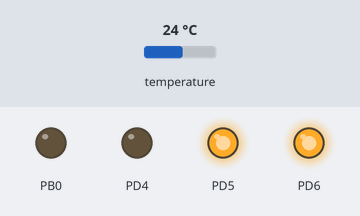
The program below on a simulated ATmega328P, built with avr-gcc and emulated at 20 MHz. Shown: output pins drawn as LEDs (lit = HIGH). Wiring (inferred from the signals the program sends): 4×3 keypad with keys 1 2 3 4 5 6 7 8 9 * 0 #: rows PC0, PC1, PC2, PC3; columns PD7, PD3, PB1. Wiring (inferred from the names in the program): LM75 temperature sensor at I2C address 0x4F. Inputs (shaded band) come from the test bench; at power-on: temperature 24 °C. Pins used as bus, display or sensor lines are not drawn.

Above: at 0.1 s.
Timing chart, 0 to 1.6 s (numbered marks = the images above):
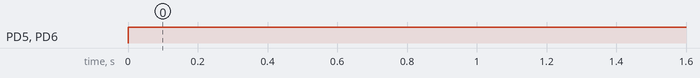

Measured:
- by itself, PD5, PD6: LOW → HIGH at 0.00 s

The program:

main.c
```c
/*
 * test_boart_1.c
 *
 * Created: 5. 2. 2015 22:22:15
 *  Author: Stefan
 */

#define F_CPU 20000000UL

#include <avr/io.h>
#include <util/delay.h>
#include <stdlib.h>
#include <stdio.h>


#include "lcd.h"
#include "outputs.h"
#include "temperature.h"
#include "timer.h"
#include "keypad.h"


char fix_to_decimal(
    char in
)
{
    char out = 0;
    char cur = 5;
    for(; in != 0; in <<= 1)
    {
        out *= 10;
        if(0x80 & in)
        {
            out += cur;
        }
        cur *= 5;
    }

    return out;
}

int main(void)
{
    int temp, t_max, t_min;
    unsigned int i;
    unsigned char j;
	char key;

    t_max = 0x8000;
    t_min = 0x7FFF;

    timer_init();
    outputs_init();
    lcd_init();
    temperature_init();
    keypad_init();

    temperature_update();

    outputs_set(OUTPUT_BL, 255);
	while (1)
	{
		key = keypad_get();

		if ('\0' != key)
		{
    		lcd_set_pos(0, 0);
			printf("%c", key);
		}
    	lcd_draw_buffer();
        _delay_ms(100);
	}


    //lcd_set_pos(0, 0);
    lcd_bold(1);
    printf(" Temp Meter");

    lcd_draw_buffer();

    for(i = 0; i < 256; i++)
    {
        outputs_set(OUTPUT_LED, 255-i);
        outputs_set(OUTPUT_BL, i);
        _delay_ms(5);
    }

    i = 0;

    /*while(1)
    {
        long_time_t t;
        lcd_set_pos(0, 1);
        lcd_bold(0);

        timer_get_long(&t);

        printf("%lu", (unsigned long)t);
    }*/

    while(1)
    {
        temperature_update();
        temp = temperature_get();

        lcd_set_pos(0, 1);
        lcd_bold(0);

        printf("Temp: %i.%i" "\xf8" "C ",  temp >> 2, fix_to_decimal((temp & 0x0003) << 6));


        if(temp > t_max)
        {
            t_max = temp;
        }

        if(temp < t_min)
        {
            t_min = temp;
        }

        if(1 == i)
        {
            t_max = 140 - t_max;
            t_min = 140 - t_min;

            for(i = 1; i < 84; i ++)
            {
                for (j = 16; j < 48; j ++)
                {
                    lcd_set_point(i-1, j,
                        lcd_get_point(i,j));
                }
            }

            for(j = 16; j < 48; j++)
            {
                lcd_set_point(83, j, (j >= t_max) && (j <= t_min));
            }


            i = 0;
            t_max = 0x8000;
            t_min = 0x7FFF;
        }

        lcd_draw_buffer();
        i ++;
        _delay_ms(500);
    }
}
```

alarm.c
```c
/**
 * \file    alarm.c
 * \author  Stefan Misik
 * \brief   Alarms implementation
 *
 */

#include <stddef.h>
#include "alarm.h"


/**
 * \brief Pointer to first alarm structure
 */
static volatile alarm_t * alarm_first = NULL;


/******************************************************************************/
void alarm_execute(
    alarm_time_t now
)
{
    static alarm_callback_t callback;
    static volatile alarm_t * alarm, * parent;

    parent = (volatile alarm_t *)&alarm_first;
    alarm = alarm_first;

    while (NULL != alarm)
    {
        /* If alarm should be alarmed */
        if(now == alarm->alarm_time)
        {
            /* Get the callback */
            callback = alarm->alarm_callback;
            /* Remove alarm from the queue */
            parent->next_alarm = alarm->next_alarm;
            /* Call the callback */
            callback();
        }
        else
        {
            break;
        }

        /* Move to next alarm */
        parent = alarm;
        alarm = alarm->next_alarm;
    }
}
```

alarm.h
```c
/**
 * \file    alarm.h
 * \author  Stefan Misik
 * \brief   Alarms implementation
 *
 */

#ifndef ALARM_H_
#define ALARM_H_


/**
 * \brief Time type for alarms subsystem
 */
typedef unsigned int alarm_time_t;

/**
 * \brief Alarm callback function
 */
typedef void (*alarm_callback_t)(void);

/**
 * \brief Structure holding information about alarms
 */
typedef struct timer_alarm
{
    struct timer_alarm * next_alarm;     /** < Nex alarm in linked list */
    alarm_callback_t     alarm_callback; /** < Callback function pointer */
    alarm_time_t         alarm_time;     /** < Alarm time */
} alarm_t;


/**
 * \brief Check alarm queue for activated alarms
 *
 * \param[in] now   Current time value
 *
 * \attention This function should be called in timer interrupt routine
 */
void alarm_execute(
    alarm_time_t now
);


#endif /* ALARM_H_ */
```

common.h
```c
/**
 * \file    common.h
 * \author  Stefan Misik
 * \brief   Common definitions
 *
 */


#ifndef COMMON_H_
#define COMMON_H_

#define F_CPU 20000000UL

/* Make sure a MCU is selected, mostly due to code analyzer in NetBeans */
#ifndef __AVR_ATmega328P__
    #define __AVR_ATmega328P__
#endif

#include <avr/io.h>


#endif /* COMMON_H_ */
```

outputs.c
```c
/**
 * \file    outputs.h
 * \author  Stefan Misik
 * \brief   Driver for the outputs
 *
 */

#include "outputs.h"
#include "common.h"


/******************************************************************************/
void outputs_init(
    void
)
{
    unsigned char i;
    unsigned char tmp;

    /* Set output direction on pins */
    DDRD |= ((1 << DDD3) | (1 << DDD5) | (1 << DDD6));
    DDRB |= (1 << DDB0);

    /* Disable timer 0 interrupts */
    TIMSK0 &= ~((1 << OCIE0B) | (1 << OCIE0A) | (1 << TOIE0));

    /* LED = OC0A, BL = OC0B */
    /* Configure OC0A to non-inverting mode, OC0B to inverting mode */
    tmp = TCCR0A;
    tmp |= ((1 << COM0A1) | (1 << COM0B1) | (1 << COM0B0));
    tmp &= ~((1 << COM0A0));
    /* Configure mode 3 = Fast PWM */
    tmp |= ((1 << WGM01) | (1 << WGM00));
    TCCR0A = tmp;
    tmp = TCCR0B;
    tmp &= ~((1 << FOC0A) | (1 << FOC0B) | (1 << WGM02));
    /* Select clock source */
    tmp &= ~((1 << CS02) | (1 << CS01) | (1 << CS00));
    tmp |= ((1 << CS02) | (0 << CS01) | (0 << CS00)); /* clkio / 256 */
    TCCR0B = tmp;

    /* Turn off all outputs */
    for(i = OUTPUT_LED; i <= OUTPUT_2; i ++)
    {
        outputs_set(i, 0);
    }
}

/******************************************************************************/
void outputs_set(
    outputs_e out,
    unsigned char value
)
{
    switch(out)
    {
        case OUTPUT_LED:
        OCR0A = (255 - value);
        break;

        case OUTPUT_BL:
        OCR0B = (255 - value);
        break;

        case OUTPUT_1:
        value ? (PORTB |= (1 << PORTB0)) : (PORTB &= ~(1 << PORTB0));
        break;

        case OUTPUT_2:
        value ? (PORTD |= (1 << PORTD3)) : (PORTD &= ~(1 << PORTD3));
        break;
    }
}

/******************************************************************************/
unsigned char outputs_get(
    outputs_e out
)
{
    char ret = 0;
    switch(out)
    {
        case OUTPUT_LED:
        ret = (255 - OCR0A);
        break;

        case OUTPUT_BL:
        ret = (255 - OCR0B);
        break;

        case OUTPUT_1:
        ret = ((PORTB >> PORTB0) & 0x01);
        break;

        case OUTPUT_2:
        ret = ((PORTD >> PORTD3) & 0x01);
        break;
    }

    return ret;
}
```

outputs.h
```c
/**
 * \file    outputs.h
 * \author  Stefan Misik
 * \brief   Driver for the outputs
 *
 */

#ifndef OUTPUTS_H_
#define OUTPUTS_H_

/**
 * \brief Outputs selector
 */
typedef enum
{
    OUTPUT_LED = 0,    /** < LED, value range : 0 - 255 */
    OUTPUT_BL,        /** < LCD backlight, value range : 0 - 255 */
    OUTPUT_1,        /** < Output No. 1, value range : 0 or 1 */
    OUTPUT_2        /** < Output No. 2, value range : 0 or 1 */
} outputs_e;

/**
 * \brief Driver initializer
 */
void outputs_init(
    void
);

/**
 * \brief Set a new value to selected output
 *
 * \param[in] out    Selected output
 * \param[in] value    New value of a output
 */
void outputs_set(
    outputs_e out,
    unsigned char value
);

/**
 * \brief Get the current value from selected output
 *
 * \param[in] out Selected output
 *
 * \return Current value of the selected output
 */
unsigned char outputs_get(
    outputs_e out
);


#endif /* OUTPUTS_H_ */
```

temperature.c
```c
/**
 * \file    temperature.c
 * \author  Stefan Misik
 * \brief   Driver for the IIC temperature sensor
 *
 */


#include <avr/io.h>
#include <util/twi.h>
#include <avr/interrupt.h>

#include "temperature.h"


/**
 * \brief Address of the LM75 chip
 */
#define TEMPERATURE_LM75_ADDR    0x9E

/**
 * \brief Current temperature value
 */
static volatile int temperature = 0;

/**
 * \brief Temperature measurement status
 */
static enum
{
    TEMPERATURE_IDLE = 0,    /** < Temperature measurement idle */
    TEMPERATURE_START,        /** < Start condition transmitted */
    TEMPERATURE_ADDRESS,    /** < Address transmitted */
    TEMPERATURE_READ_1,        /** < First byte received */
    TEMPERATURE_READ_2        /** < Second byte received */
} temperature_stat = TEMPERATURE_IDLE;


/******************************************************************************/
void temperature_init(
    void
)
{
    /* Set SCA and SDA as input */
    DDRC &= ~((1 << DDC4) | (1 << DDC5));

    /* Disable internal pull-ups */
    PORTC &= ~((1 << PORTC4) | (1 << PORTC5));

    /* Set bitrate */
    /* TWPS1:0 = 00 (/1), TWBR7:0 = 17 => 20Mhz / (16 + 2 * 17 * 1) = 400 Khz */
    TWBR = 17;
    TWSR &= ~((1 << TWPS1) | (1 << TWPS0));

    /* Enable TWI interrupts */
    TWCR |= ((1 << TWIE));
    asm volatile("SEI \n\t");

    /* Enable TWI */
    TWCR |= ((1 << TWEN));
}

/******************************************************************************/
int temperature_get(
    void
)
{
    int ret;
    unsigned char tmp;

    /* Disable interrupts */
    tmp = SREG;
    asm volatile("CLI \n\t");

    /* Get the current temperature */
    ret = temperature;

    /* Potentially re-enable interrupts */
    SREG = tmp;

    return ret;
}

/******************************************************************************/
char temperature_update(
    void
)
{
    char busy = temperature_busy();

    /* Check if measurement is not in process */
    if(0 == busy)
    {
        /* Wait for stop condition to be executed */
        while ((TWCR & (1 << TWSTO)))
        {
        }

        /* Change measurement status */
        temperature_stat = TEMPERATURE_START;

        /* Transmit start */
        TWCR |= ((1 << TWINT) | (1 << TWSTA));
    }

    return busy;
}

/******************************************************************************/
char temperature_busy(
    void
)
{
    return TEMPERATURE_IDLE == temperature_stat ? 0 : 1;
}

/******************************************************************************/
ISR(TWI_vect)
{
    unsigned char status;
    static int tmp_temp;
    unsigned char tmp;

    /* Get status */
    status = TW_STATUS;

    switch(temperature_stat)
    {
        /* Start condition should have been generated */
        case TEMPERATURE_START:
            if(TW_START != status && TW_REP_START != status)
            {
                temperature_stat = TEMPERATURE_IDLE;
            }
            else
            {
                /* Change status */
                temperature_stat = TEMPERATURE_ADDRESS;
                /* Write address */
                TWDR = TEMPERATURE_LM75_ADDR | TW_READ;
                tmp = TWCR;
                tmp |= ((1 << TWINT));
                tmp &= ~((1 << TWSTA));
                TWCR = tmp;
            }
        break;

        /* Slave address + R should have been sent */
        case TEMPERATURE_ADDRESS:
            if(TW_MR_SLA_ACK != status)
            {
                temperature_stat = TEMPERATURE_IDLE;

                /* Transmit stop */
                TWCR |= (1 << TWSTO);
            }
            else
            {
                /* Change status */
                temperature_stat = TEMPERATURE_READ_1;

                /* Start receiving */
                TWCR |= ((1 << TWINT) | (1 << TWEA));
            }
        break;

        /* First byte should have been received */
        case TEMPERATURE_READ_1:
            if(TW_MR_DATA_ACK != status)
            {
                temperature_stat = TEMPERATURE_IDLE;

                /* Transmit stop */
                TWCR |= (1 << TWSTO);
            }
            else
            {
                /* Change status */
                temperature_stat = TEMPERATURE_READ_2;

                tmp_temp = (int)TWDR;
                tmp = TWCR;
                tmp |= (1 << TWINT);
                tmp &= ~((1 << TWEA));
                TWCR = tmp;
            }
        break;

        /* Second byte should have been received */
        case TEMPERATURE_READ_2:
            temperature_stat = TEMPERATURE_IDLE;

            if(TW_MR_DATA_NACK == status)
            {
                tmp_temp <<= 8;
                tmp_temp >>= 6;
                tmp = TWDR;
                tmp_temp |= (int)(tmp >> 6);

                /* Write new reading */
                temperature = tmp_temp;
            }

            /* Transmit stop */
            TWCR |= (1 << TWSTO);
        break;

        /* Default operation = unknown state */
        default:
            temperature_stat = TEMPERATURE_IDLE;

            /* Transmit stop */
            TWCR |= (1 << TWSTO);
        break;
    }
}
```

temperature.h
```c
/**
 * \file    temperature.h
 * \author  Stefan Misik
 * \brief   Driver for the IIC temperature sensor
 *
 */

#ifndef TEMPERATURE_H_
#define TEMPERATURE_H_

/**
 * \brief Error code
 */
#define TEMPERATURE_ERR    0x8000

/**
 * \brief Initialization of temperature module
 */
void temperature_init(
    void
);

/**
 * \brief Read current temperature value
 *
 * \return    Temperature value in dg. C * 4,
            TEMPERATURE_ERR on communication error
 */
int temperature_get(
    void
);

/**
 * \brief Starts the update process of temperature reading
 *
 * \return 0 on success
 */
char temperature_update(
    void
);

/**
 * \brief Get the status of temperature measurement
 *
 * \return 0 when not busy
 */
char temperature_busy(
    void
);

#endif /* TEMPERATURE_H_ */
```

timer.c
```c
/**
 * \file    timer.c
 * \author  Stefan Misik
 * \brief   Timing tool
 *
 */

#include "common.h"
#include "timer.h"
#include <avr/interrupt.h>
#include <stddef.h>

/**
 * \brief Timer overflow period in milliseconds
 */
#define TIMER_PERIOD 64

/**
 * \brief Rounding to whole periods
 */
#define TIMER_ROUND_TO_PERIODS(val) ((val) & (~(TIMER_PERIOD-1)))

/**
 * \brief Current time in milliseconds
 */
static volatile long_time_t timer_now;

/******************************************************************************/
void timer_init(
    void
)
{
    unsigned char tmp;
    timer_now = 0;

    /* Reset counter */
    TCNT1 = 0;

    /* Set the max value */
    ICR1 = (F_CPU / 1000) - 1;

    /* Set Interrupt mask */
    tmp = TIMSK1;
    tmp &= ~((1 << OCIE1B) | (1 << OCIE1A) | (1 << TOIE1));
    tmp |= (1 << ICIE1);
    TIMSK1 = tmp;

    /* Enable interrupts */
    asm volatile("SEI \n\t");

    /* Disconnect OC1A/B */
    TCCR1A &= ~((1 << COM1A1) | (1 << COM1A0) | (1 << COM1B1) | (1 << COM1B0) |
            (1 << WGM11) | (1 << WGM10));

    /* Clear output force flags */
    TCCR1C &= ~((1 << FOC1A) | (1 << FOC1B));

    /* Select CTC mode, prescaler set to CLKio/64 */
    tmp = TCCR1B;
    tmp &= ~((1 << ICNC1) | (1 << CS12) | (1 << CS11) | (1 << CS10));
    tmp |= ((1 << WGM13) | (1 << WGM12) | (1 << CS11)| (1 << CS10));
    TCCR1B = tmp;
}

/******************************************************************************/
void timer_get_long(
    long_time_t * t
)
{
    unsigned char tmp;

    /* Disable interrupts */
    tmp = SREG;
    asm volatile("CLI \n\t");

    /* Get the current time */
    *t = timer_now;

    /* Potentially re-enable interrupts */
    SREG = tmp;
}

/******************************************************************************/
short_time_t timer_get_short(
    void
)
{
    long_time_t t;

    /* Obtain long time */
    timer_get_long(&t);

    return (short_time_t)(t / ((long_time_t)1000));
}

/******************************************************************************/
void timer_set_long(
    const long_time_t * t
)
{
    unsigned char tmp;

    /* Disable interrupts */
    tmp = SREG;
    asm volatile("CLI \n\t");

    /* Set the current time */
    timer_now = *t;

    /* Potentially re-enable interrupts */
    SREG = tmp;
}


/******************************************************************************/
ISR(TIMER1_CAPT_vect)
{
    /* Increment timer */
    timer_now += TIMER_PERIOD;


}
```

timer.h
```c
/**
 * \file    timer.h
 * \author  Stefan Misik
 * \brief   Timing tool
 *
 */


#ifndef TIMER_H_
#define TIMER_H_

#include <stdint.h>

/**
 * \brief Type for storing long time format
 */
typedef uint64_t long_time_t;

/**
 * \brief Type for storing short time format
 */
typedef uint32_t short_time_t;


/**
 * \brief Initialize timer module
 */
void timer_init(
    void
);

/**
 * \brief Gets the current time in long format
 *
 * \param[out] t    Pointer to variable that obtains current time value
 *                    in milliseconds
 */
void timer_get_long(
    long_time_t * t
);

/**
 * \brief Gets the current time in long format
 *
 * \return Short format of current time in seconds
 */
short_time_t timer_get_short(
    void
);

/**
 * \brief Sets the current time in long format
 *
 * \param[int] t Pointer to the new current time value
 */
void timer_set_long(
    const long_time_t * t
);


#endif /* TIMER_H_ */
```

keypad.h
```c
/**
 * \file    keypad.h
 * \author  Stefan Misik
 * \brief   Driver for keypad
 *
 */

#ifndef KEYPAD_H
#define KEYPAD_H


/**
 * @brief Initialize the keypad driver
 *
 */
void keypad_init(
    void
);

/**
 * @brief Get pressed key
 *
 * @return Character representing pressed key, null character if no key is
 *         pressed
 */
char keypad_get(
    void
);


#endif /* KEYPAD_H */
```

Source omitted: keypad.c (2185 bytes), lcd.c (21102 bytes), lcd.h (2773 bytes)
